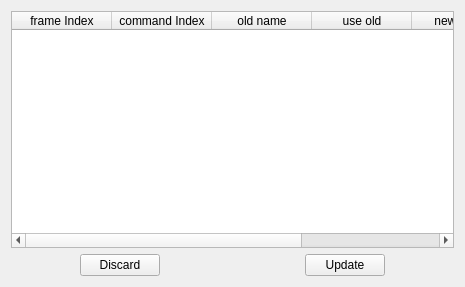
<?xml version="1.0" encoding="UTF-8"?>
<ui version="4.0">
 <class>UpdateConflictInfo</class>
 <widget class="QWidget" name="UpdateConflictInfo">
  <property name="geometry">
   <rect>
    <x>0</x>
    <y>0</y>
    <width>465</width>
    <height>287</height>
   </rect>
  </property>
  <property name="acceptDrops">
   <bool>false</bool>
  </property>
  <property name="windowTitle">
   <string>Update Conflict Info</string>
  </property>
  <layout class="QGridLayout" name="gridLayout">
   <item row="0" column="0">
    <layout class="QVBoxLayout" name="verticalLayout">
     <item>
      <widget class="QTableWidget" name="tableWidget">
       <column>
        <property name="text">
         <string>frame Index</string>
        </property>
       </column>
       <column>
        <property name="text">
         <string>command Index</string>
        </property>
       </column>
       <column>
        <property name="text">
         <string>old name</string>
        </property>
       </column>
       <column>
        <property name="text">
         <string>use old</string>
        </property>
       </column>
       <column>
        <property name="text">
         <string>new name</string>
        </property>
       </column>
       <column>
        <property name="text">
         <string>use new</string>
        </property>
       </column>
      </widget>
     </item>
     <item>
      <layout class="QHBoxLayout" name="horizontalLayout">
       <item alignment="Qt::AlignHCenter">
        <widget class="QPushButton" name="pushButtonDiscard">
         <property name="text">
          <string>Discard</string>
         </property>
        </widget>
       </item>
       <item alignment="Qt::AlignHCenter">
        <widget class="QPushButton" name="pushButtonUpdate">
         <property name="text">
          <string>Update</string>
         </property>
        </widget>
       </item>
      </layout>
     </item>
    </layout>
   </item>
  </layout>
 </widget>
 <resources/>
 <connections/>
</ui>
